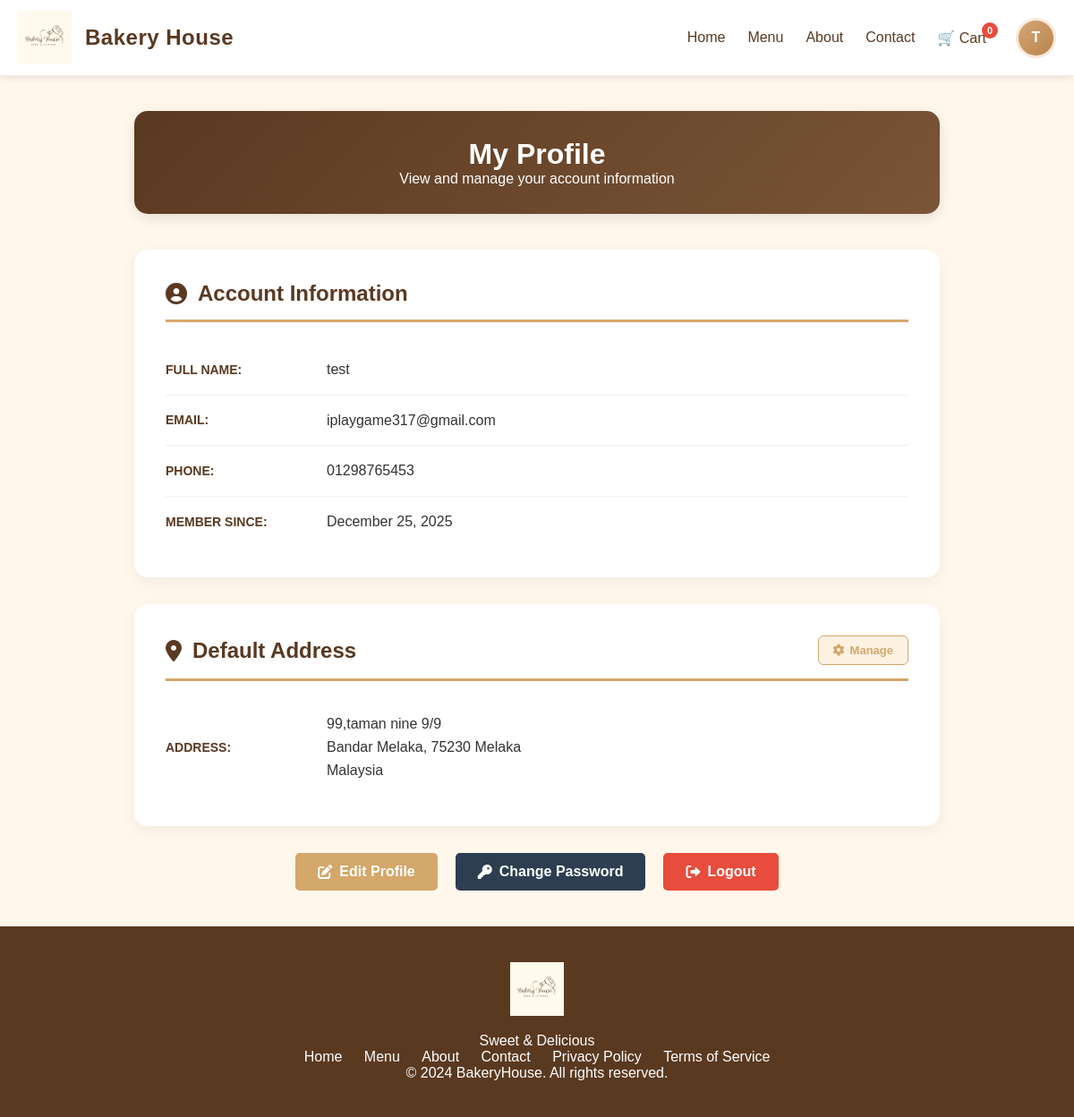
The page /profile.php (signed in) on the database as committed earlier.
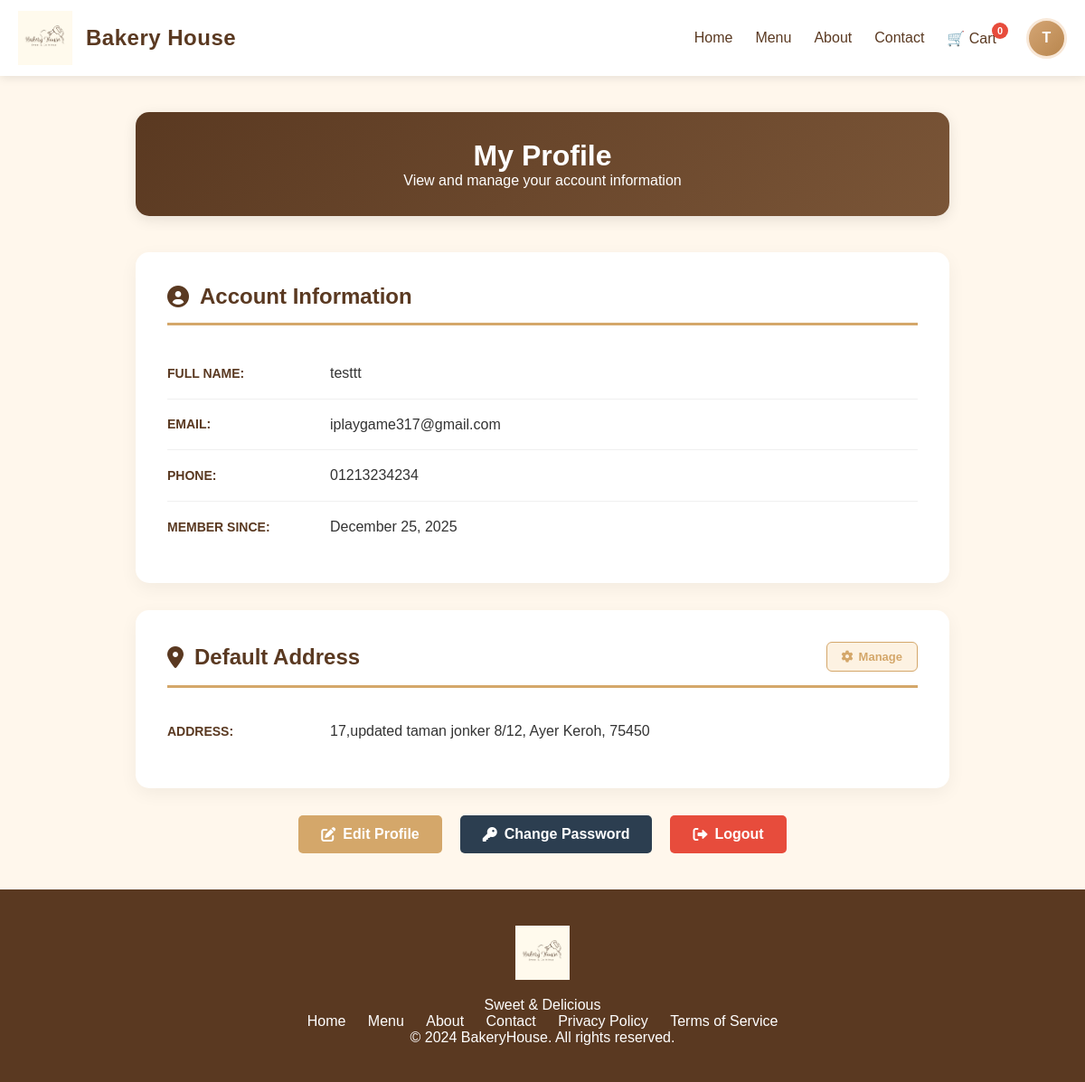
The same page on the database as committed later.
### tables this page shows
CREATE TABLE `user_db` (
  `id` int(11) NOT NULL,
  `name` varchar(100) NOT NULL,
  `email` varchar(255) NOT NULL,
  `password` varchar(255) NOT NULL,
  `phone` varchar(20) DEFAULT NULL,
  `created_at` timestamp NOT NULL DEFAULT current_timestamp(),
  `updated_at` timestamp NOT NULL DEFAULT current_timestamp() ON UPDATE current_timestamp()
);

CREATE TABLE `user_addresses` (
  `id` int(11) NOT NULL,
  `user_id` int(11) NOT NULL,
  `address_text` text NOT NULL,
  `is_default` tinyint(1) DEFAULT 0,
  `updated_at` timestamp NOT NULL DEFAULT current_timestamp() ON UPDATE current_timestamp()
);

### profile.php (the view, shortened to what this page needs)
<?php
require_once 'config.php';
$userId = $_SESSION['user_id'];
try {
    $query = "SELECT name, email, phone, created_at FROM user_db WHERE id = ?";
    $stmt = $pdo->prepare($query);
    $stmt->execute([$userId]);
    $user = $stmt->fetch(PDO::FETCH_ASSOC);
    if ($user) {
        $name = htmlspecialchars($user['name']);
        $email = htmlspecialchars($user['email']);
        $phone = htmlspecialchars($user['phone'] ?? 'Not provided');
        $memberSince = date("F j, Y", strtotime($user['created_at']));
        $addrQuery = "SELECT address_text FROM user_addresses WHERE user_id = ? AND is_default = 1 LIMIT 1";
        $addrStmt = $pdo->prepare($addrQuery);
        $addrStmt->execute([$userId]);
        $defaultAddr = $addrStmt->fetch(PDO::FETCH_ASSOC);
        $address_display = "No default address set";
        if ($defaultAddr) {
            $raw_address = $defaultAddr['address_text'];
            if (strpos($raw_address, '|') !== false) {
                $parts = explode('|', $raw_address);
                if (count($parts) >= 3) {
                    $addrLine = htmlspecialchars($parts[2]);
                    $addrArea = ($parts[0] === 'other' && isset($parts[3])) ? htmlspecialchars($parts[3]) : htmlspecialchars($parts[0]);
                    $addrPost = htmlspecialchars($parts[1]);
                    $address_display = "$addrLine<br>$addrArea, $addrPost Melaka<br>Malaysia";
                }
            }
            elseif (strpos($raw_address, ', ') !== false) {
                $address_display = nl2br(htmlspecialchars($raw_address));
            }
            else {
                $address_display = htmlspecialchars($raw_address);
            }
        }
    } else {
        session_destroy();
        header("Location: User_Login.php");
        exit();
    }
} catch (PDOException $e) {
    die("Error: " . $e->getMessage());
}
?>
<!DOCTYPE html>
<html lang="en">
<head>
    <link rel="stylesheet" href="profile.css">
    <link rel="stylesheet" href="https://cdnjs.cloudflare.com/ajax/libs/font-awesome/6.0.0/css/all.min.css">
</head>
<body>
    <?php include 'header.php'; ?>
    <main class="profile-page">
        <div class="profile-container">
            <div class="profile-header">
                <h1>My Profile</h1>
                <p>View and manage your account information</p>
            </div>
            <div class="info-card">
                <h2><i class="fas fa-user-circle"></i> Account Information</h2>
                <div class="info-row">
                    <div class="info-label">FULL NAME:</div>
                    <div class="info-value"><?php echo $name; ?></div>
                </div>
                <div class="info-row">
                    <div class="info-label">EMAIL:</div>
                    <div class="info-value"><?php echo $email; ?></div>
                </div>
                <div class="info-row">
                    <div class="info-label">PHONE:</div>
                    <div class="info-value"><?php echo $phone; ?></div>
                </div>
                <div class="info-row">
                    <div class="info-label">MEMBER SINCE:</div>
                    <div class="info-value"><?php echo $memberSince; ?></div>
                </div>
            </div>
            <div class="info-card">
                <div class="address-header" style="display: flex; justify-content: space-between; align-items: center; margin-bottom: 20px;">
                    <h2 style="border-bottom: none; margin-bottom: 0;"><i class="fas fa-map-marker-alt"></i> Default Address</h2>
                    <a href="manageaddress.php" class="btn-manage-address" style="text-decoration: none; color: #d4a76a; font-weight: bold;">
                        <i class="fas fa-cog"></i> Manage
                    </a>
                </div>
                <div class="info-row">
                    <div class="info-label">ADDRESS:</div>
                    <div class="info-value" style="line-height: 1.6;"><?php echo $address_display; ?></div>
                </div>
            </div>
            <div class="action-buttons">
                <a href="editprofile.php" class="btn btn-edit">
                    <i class="fas fa-edit"></i> Edit Profile
                </a>
                <a href="changepassword.php" class="btn btn-change-password">
                    <i class="fas fa-key"></i> Change Password
                </a>
                <a href="logout.php" class="btn btn-logout">
                    <i class="fas fa-sign-out-alt"></i> Logout
                </a>
            </div>
        </div>
    </main>
    <footer>
        <div class="container">
            <div class="footer-content">
                <div class="footer-logo">
                    <img src="Bakery House Logo.png" alt="BakeryHouse">
                </div>
                <p>Sweet & Delicious</p>
                <div class="footer-links">
                    <a href="mainpage.php">Home</a>
                    <a href="menu.php">Menu</a>
                    <a href="about_us.php">About</a>
                    <a href="contact_us.php">Contact</a>
                    <a href="privacypolicy.php">Privacy Policy</a>
                    <a href="termservice.php">Terms of Service</a>
                </div>
                <p>&copy; 2024 BakeryHouse. All rights reserved.</p>
            </div>
        </div>
    </footer>
</body>
</html>

### header.php (shortened to what this page needs)
<?php
$isLoggedIn = isset($_SESSION['logged_in']) && $_SESSION['logged_in'] === true;
$userName   = $isLoggedIn ? ($_SESSION['user_name'] ?? 'User') : '';
$cur_file  = basename($_SERVER['PHP_SELF']);
?>
<link rel="stylesheet" href="header.css">
<header class="main-header">
    <div class="header-navbar navbar">
        <a href="mainpage.php" class="logo-brand">
            <img src="Bakery House Logo.png" alt="Bakery House">
            <span class="brand-name">Bakery House</span>
        </a>
        <ul class="nav-links">
            <li>
                <a href="mainpage.php"
                   class="<?= ($cur_file === 'mainpage.php') ? 'active' : '' ?>">
                    Home
                </a>
            </li>
            <li>
                <a href="menu.php"
                   class="<?= ($cur_file === 'menu.php') ? 'active' : '' ?>">
                    Menu
                </a>
            </li>
            <li>
                <a href="about_us.php"
                   class="<?= ($cur_file === 'about_us.php') ? 'active' : '' ?>">
                    About
                </a>
            </li>
            <li>
                <a href="contact_us.php"
                   class="<?= ($cur_file === 'contact_us.php') ? 'active' : '' ?>">
                    Contact
                </a>
            </li>
            <li class="cart-icon cart-icon-wrapper">
                <a href="cart.php" class="cart-link">
                    🛒 Cart
                    <span class="cart-count">
                        <?= isset($_SESSION['cart']) ? count($_SESSION['cart']) : 0 ?>
                    </span>
                </a>
            </li>
            <?php if ($isLoggedIn): ?>
                <li class="user-menu-wrapper">
                    <div class="user-icon-circle" id="userAvatar">
                        <?= strtoupper(substr($userName, 0, 1)) ?>
                    </div>
                </li>
            <?php endif; ?>
        </ul>
    </div>
</header>

### profile.css (style rules this page uses)
* { margin: 0; padding: 0; box-sizing: border-box; }
body { display: flex; flex-direction: column; min-height: 100vh; background-color: #fff7ec; font-family: 'Segoe UI', Tahoma, sans-serif; color: #000000; padding-top: 85px; }
.container { max-width: 1200px; margin: 0 auto; padding: 0 20px; }
main.profile-page { flex: 1; padding-bottom: 40px; padding-top: 40px; }
.profile-container { max-width: 900px; margin: 0 auto; }
.profile-header { padding: 30px; background: linear-gradient(135deg, #5a3921 0%, #7a5537 100%); border-radius: 15px; color: white; text-align: center; margin-bottom: 40px; box-shadow: 0 4px 15px rgba(0,0,0,0.1); }
.info-card { padding: 35px; background: white; border-radius: 15px; box-shadow: 0 6px 20px rgba(0, 0, 0, 0.05); margin-bottom: 30px; }
.info-card h2 { display: flex; align-items: center; gap: 12px; padding-bottom: 15px; border-bottom: 3px solid #d4a76a; color: #5a3921; margin-bottom: 25px; }
.address-header { display: flex; justify-content: space-between; align-items: center; margin-bottom: 25px; padding-bottom: 15px; border-bottom: 3px solid #d4a76a; }
.address-header h2 { border-bottom: none; margin-bottom: 0; padding-bottom: 0; }
.info-row { display: flex; align-items: center; padding: 15px 0; border-bottom: 1px solid #f0f0f0; }
.info-row:last-child { border-bottom: none; }
.info-label { min-width: 180px; color: #5a3921; font-weight: 700; font-size: 14px; }
.info-value { flex: 1; color: #333; line-height: 1.6; }
.action-buttons { display: flex; justify-content: center; flex-wrap: wrap; gap: 20px; margin-top: 30px; }
.btn { display: inline-flex; align-items: center; gap: 8px; padding: 12px 25px; border-radius: 5px; color: white; font-weight: 600; text-decoration: none; transition: 0.3s; }
.btn-edit { background: #d4a76a; }
.btn-change-password { background: #2c3e50; }
.btn-logout { background: #e74c3c; }
.btn-manage-address { display: inline-flex; align-items: center; gap: 6px; padding: 8px 16px; background-color: #fdf2e2; border: 1px solid #d4a76a; border-radius: 6px; color: #5a3921; font-size: 13px; font-weight: 600; text-decoration: none; transition: all 0.3s ease; }
footer { padding: 40px 0; background-color: #5a3921; color: white; text-align: center; }
.footer-logo img { height: 60px; margin-bottom: 15px; }
.footer-links a { margin: 0 10px; color: white; text-decoration: none; transition: color 0.3s; }

Rows that differ between the two databases and show on the page:
removed user_addresses: address_text "99,taman nine 9/9", address_text "Bandar Melaka", address_text "75230"
changed user_db "iplaygame317@gmail.com": name "test" → "testtt"; phone "01298765453" → "01213234234"
added user_addresses: address_text "17,updated taman jonker 8/12, Ayer Keroh, 75450"
Other text that changed with them:
text no longer shown: ", Melaka Malaysia"
